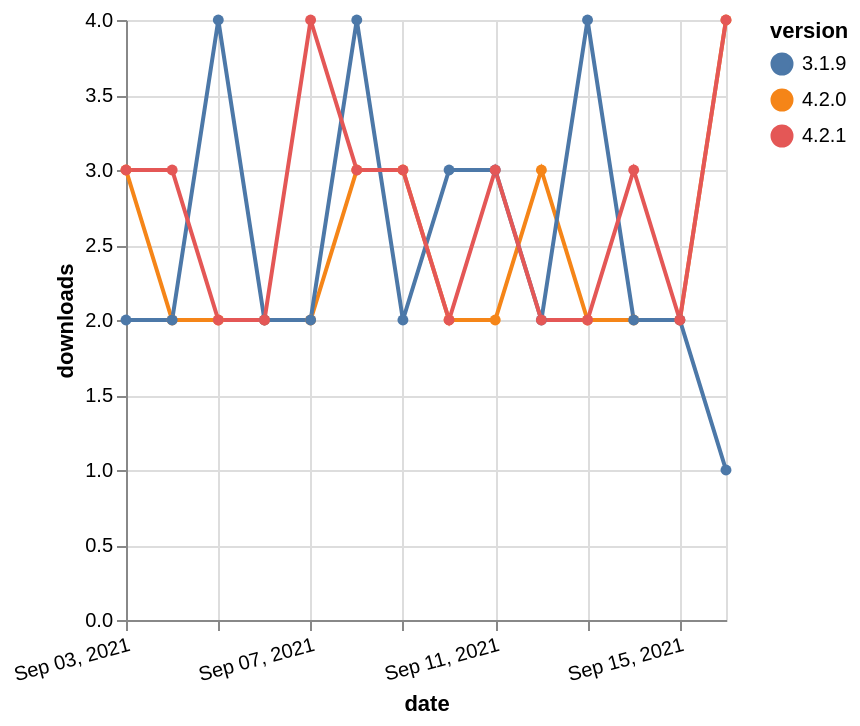

Source (Vega-Lite JSON):
### Vega-Lite specification from a JSON file in a GitHub repository (floating-point values rounded to 4 significant figures)
{"$schema": "https://vega.github.io/schema/vega-lite/v5.json", "description": "A simple bar chart with embedded data.", "data": {"values": [{"date": "2021-09-03", "total": 210, "delta": 3, "version": "4.2.0"}, {"date": "2021-09-04", "total": 212, "delta": 2, "version": "4.2.0"}, {"date": "2021-09-05", "total": 214, "delta": 2, "version": "4.2.0"}, {"date": "2021-09-06", "total": 216, "delta": 2, "version": "4.2.0"}, {"date": "2021-09-07", "total": 218, "delta": 2, "version": "4.2.0"}, {"date": "2021-09-08", "total": 221, "delta": 3, "version": "4.2.0"}, {"date": "2021-09-09", "total": 224, "delta": 3, "version": "4.2.0"}, {"date": "2021-09-10", "total": 226, "delta": 2, "version": "4.2.0"}, {"date": "2021-09-11", "total": 228, "delta": 2, "version": "4.2.0"}, {"date": "2021-09-12", "total": 231, "delta": 3, "version": "4.2.0"}, {"date": "2021-09-13", "total": 233, "delta": 2, "version": "4.2.0"}, {"date": "2021-09-14", "total": 235, "delta": 2, "version": "4.2.0"}, {"date": "2021-09-15", "total": 237, "delta": 2, "version": "4.2.0"}, {"date": "2021-09-16", "total": 241, "delta": 4, "version": "4.2.0"}, {"date": "2021-09-03", "total": 1562, "delta": 2, "version": "3.1.9"}, {"date": "2021-09-04", "total": 1564, "delta": 2, "version": "3.1.9"}, {"date": "2021-09-05", "total": 1568, "delta": 4, "version": "3.1.9"}, {"date": "2021-09-06", "total": 1570, "delta": 2, "version": "3.1.9"}, {"date": "2021-09-07", "total": 1572, "delta": 2, "version": "3.1.9"}, {"date": "2021-09-08", "total": 1576, "delta": 4, "version": "3.1.9"}, {"date": "2021-09-09", "total": 1578, "delta": 2, "version": "3.1.9"}, {"date": "2021-09-10", "total": 1581, "delta": 3, "version": "3.1.9"}, {"date": "2021-09-11", "total": 1584, "delta": 3, "version": "3.1.9"}, {"date": "2021-09-12", "total": 1586, "delta": 2, "version": "3.1.9"}, {"date": "2021-09-13", "total": 1590, "delta": 4, "version": "3.1.9"}, {"date": "2021-09-14", "total": 1592, "delta": 2, "version": "3.1.9"}, {"date": "2021-09-15", "total": 1594, "delta": 2, "version": "3.1.9"}, {"date": "2021-09-16", "total": 1595, "delta": 1, "version": "3.1.9"}, {"date": "2021-09-03", "total": 142, "delta": 3, "version": "4.2.1"}, {"date": "2021-09-04", "total": 145, "delta": 3, "version": "4.2.1"}, {"date": "2021-09-05", "total": 147, "delta": 2, "version": "4.2.1"}, {"date": "2021-09-06", "total": 149, "delta": 2, "version": "4.2.1"}, {"date": "2021-09-07", "total": 153, "delta": 4, "version": "4.2.1"}, {"date": "2021-09-08", "total": 156, "delta": 3, "version": "4.2.1"}, {"date": "2021-09-09", "total": 159, "delta": 3, "version": "4.2.1"}, {"date": "2021-09-10", "total": 161, "delta": 2, "version": "4.2.1"}, {"date": "2021-09-11", "total": 164, "delta": 3, "version": "4.2.1"}, {"date": "2021-09-12", "total": 166, "delta": 2, "version": "4.2.1"}, {"date": "2021-09-13", "total": 168, "delta": 2, "version": "4.2.1"}, {"date": "2021-09-14", "total": 171, "delta": 3, "version": "4.2.1"}, {"date": "2021-09-15", "total": 173, "delta": 2, "version": "4.2.1"}, {"date": "2021-09-16", "total": 177, "delta": 4, "version": "4.2.1"}]}, "width": "container", "mark": {"type": "line", "point": {"filled": true}}, "encoding": {"x": {"field": "date", "type": "temporal", "timeUnit": "yearmonthdate", "title": "date", "axis": {"labelAngle": -15}}, "y": {"field": "delta", "type": "quantitative", "title": "downloads"}, "color": {"field": "version", "type": "nominal"}, "tooltip": {"field": "delta"}}}
